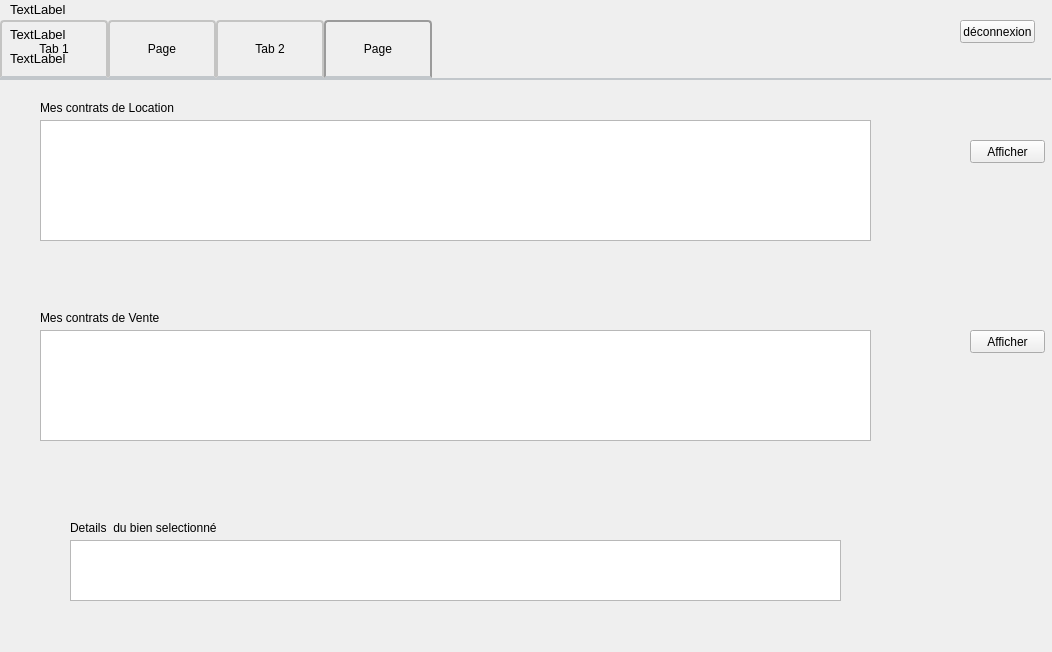
<?xml version="1.0" encoding="UTF-8"?>
<ui version="4.0">
 <class>secondclientwindow</class>
 <widget class="QWidget" name="secondclientwindow">
  <property name="geometry">
   <rect>
    <x>0</x>
    <y>0</y>
    <width>1052</width>
    <height>652</height>
   </rect>
  </property>
  <property name="windowTitle">
   <string>Form</string>
  </property>
  <widget class="QTabWidget" name="ClientTab">
   <property name="geometry">
    <rect>
     <x>0</x>
     <y>20</y>
     <width>1051</width>
     <height>631</height>
    </rect>
   </property>
   <property name="layoutDirection">
    <enum>Qt::LeftToRight</enum>
   </property>
   <property name="styleSheet">
    <string notr="true">QTabWidget::pane { /* The tab widget frame */
    border-top: 2px solid #C2C7CB;
    position: absolute;
    top: -0.5em;
}

QTabWidget::tab-bar {
    alignment: center;
}

/* Style the tab using the tab sub-control. Note that
    it reads QTabBar _not_ QTabWidget */
QTabBar::tab {
    background: qlineargradient(x1: 0, y1: 0, x2: 0, y2: 1,
                                stop: 0 #E1E1E1, stop: 0.4 #DDDDDD,
                                stop: 0.5 #D8D8D8, stop: 1.0 #D3D3D3);
    border: 2px solid #C4C4C3;
    border-bottom-color: #C2C7CB; /* same as the pane color */
    border-top-left-radius: 4px;
    border-top-right-radius: 4px;
    min-width: 8ex;
    padding: 2px;
}

QTabBar::tab:selected, QTabBar::tab:hover {
    background: qlineargradient(x1: 0, y1: 0, x2: 0, y2: 1,
                                stop: 0 #fafafa, stop: 0.4 #f4f4f4,
                                stop: 0.5 #e7e7e7, stop: 1.0 #fafafa);
}

QTabBar::tab:selected {
    border-color: #9B9B9B;
    border-bottom-color: #C2C7CB; /* same as pane color */
}
QTabBar::tab { height: 50px; width: 100px; }</string>
   </property>
   <property name="tabPosition">
    <enum>QTabWidget::North</enum>
   </property>
   <property name="currentIndex">
    <number>3</number>
   </property>
   <widget class="QWidget" name="tab">
    <attribute name="title">
     <string>Tab 1</string>
    </attribute>
    <widget class="QTableWidget" name="ReservationTable">
     <property name="geometry">
      <rect>
       <x>20</x>
       <y>30</y>
       <width>291</width>
       <height>151</height>
      </rect>
     </property>
    </widget>
    <widget class="QLabel" name="testlabel">
     <property name="geometry">
      <rect>
       <x>750</x>
       <y>520</y>
       <width>131</width>
       <height>51</height>
      </rect>
     </property>
     <property name="text">
      <string>TextLabel</string>
     </property>
    </widget>
    <widget class="QPushButton" name="pushButton">
     <property name="geometry">
      <rect>
       <x>300</x>
       <y>190</y>
       <width>111</width>
       <height>23</height>
      </rect>
     </property>
     <property name="text">
      <string>Load Reservation</string>
     </property>
    </widget>
    <widget class="QTableWidget" name="ClientEntrepot">
     <property name="geometry">
      <rect>
       <x>20</x>
       <y>250</y>
       <width>771</width>
       <height>61</height>
      </rect>
     </property>
    </widget>
    <widget class="QTableWidget" name="ClientAppartemet">
     <property name="geometry">
      <rect>
       <x>20</x>
       <y>250</y>
       <width>771</width>
       <height>51</height>
      </rect>
     </property>
    </widget>
    <widget class="QTableWidget" name="ClientTerrain">
     <property name="geometry">
      <rect>
       <x>20</x>
       <y>250</y>
       <width>771</width>
       <height>51</height>
      </rect>
     </property>
    </widget>
    <widget class="QTableWidget" name="ClientMaison">
     <property name="geometry">
      <rect>
       <x>20</x>
       <y>250</y>
       <width>771</width>
       <height>61</height>
      </rect>
     </property>
    </widget>
   </widget>
   <widget class="QWidget" name="tab_3">
    <attribute name="title">
     <string>Page</string>
    </attribute>
    <widget class="QTableWidget" name="bien_table">
     <property name="enabled">
      <bool>true</bool>
     </property>
     <property name="geometry">
      <rect>
       <x>200</x>
       <y>170</y>
       <width>721</width>
       <height>192</height>
      </rect>
     </property>
     <attribute name="verticalHeaderDefaultSectionSize">
      <number>23</number>
     </attribute>
    </widget>
    <widget class="QPushButton" name="pushButton_3">
     <property name="geometry">
      <rect>
       <x>90</x>
       <y>350</y>
       <width>75</width>
       <height>23</height>
      </rect>
     </property>
     <property name="text">
      <string>PushButton</string>
     </property>
    </widget>
    <widget class="QRadioButton" name="radioEntrepot">
     <property name="geometry">
      <rect>
       <x>50</x>
       <y>120</y>
       <width>82</width>
       <height>17</height>
      </rect>
     </property>
     <property name="text">
      <string>Entrepot</string>
     </property>
    </widget>
    <widget class="QRadioButton" name="radioAppartement">
     <property name="geometry">
      <rect>
       <x>50</x>
       <y>150</y>
       <width>82</width>
       <height>17</height>
      </rect>
     </property>
     <property name="text">
      <string>Appartement</string>
     </property>
    </widget>
    <widget class="QRadioButton" name="radioMaison">
     <property name="geometry">
      <rect>
       <x>50</x>
       <y>180</y>
       <width>82</width>
       <height>17</height>
      </rect>
     </property>
     <property name="text">
      <string>Maison</string>
     </property>
    </widget>
    <widget class="QRadioButton" name="radioTerrain">
     <property name="geometry">
      <rect>
       <x>50</x>
       <y>210</y>
       <width>82</width>
       <height>17</height>
      </rect>
     </property>
     <property name="text">
      <string>Terrain</string>
     </property>
    </widget>
    <widget class="QPushButton" name="Reserver_Button">
     <property name="geometry">
      <rect>
       <x>240</x>
       <y>110</y>
       <width>75</width>
       <height>23</height>
      </rect>
     </property>
     <property name="text">
      <string>Reserver</string>
     </property>
    </widget>
    <widget class="QCheckBox" name="checkBox">
     <property name="geometry">
      <rect>
       <x>50</x>
       <y>250</y>
       <width>70</width>
       <height>17</height>
      </rect>
     </property>
     <property name="text">
      <string>Location</string>
     </property>
    </widget>
    <widget class="QCheckBox" name="checkBox_2">
     <property name="geometry">
      <rect>
       <x>50</x>
       <y>280</y>
       <width>70</width>
       <height>17</height>
      </rect>
     </property>
     <property name="text">
      <string>Vente</string>
     </property>
    </widget>
    <widget class="QLabel" name="label_13">
     <property name="geometry">
      <rect>
       <x>260</x>
       <y>120</y>
       <width>521</width>
       <height>71</height>
      </rect>
     </property>
     <property name="text">
      <string>Pour passer votre reservation veuillez selectionner votre bien souhaié puis cliquez sur le bouton&quot;RESERVER&quot;</string>
     </property>
    </widget>
   </widget>
   <widget class="QWidget" name="tab_2">
    <attribute name="title">
     <string>Tab 2</string>
    </attribute>
    <widget class="QPushButton" name="Proposer">
     <property name="geometry">
      <rect>
       <x>580</x>
       <y>310</y>
       <width>75</width>
       <height>23</height>
      </rect>
     </property>
     <property name="text">
      <string>Proposer</string>
     </property>
    </widget>
    <widget class="QComboBox" name="comboBox">
     <property name="geometry">
      <rect>
       <x>40</x>
       <y>60</y>
       <width>69</width>
       <height>22</height>
      </rect>
     </property>
     <item>
      <property name="text">
       <string>Type</string>
      </property>
     </item>
     <item>
      <property name="text">
       <string>Maison</string>
      </property>
     </item>
     <item>
      <property name="text">
       <string>Appartement</string>
      </property>
     </item>
     <item>
      <property name="text">
       <string>Entrepot</string>
      </property>
     </item>
     <item>
      <property name="text">
       <string>Terrain</string>
      </property>
     </item>
    </widget>
    <widget class="QRadioButton" name="radioButton">
     <property name="geometry">
      <rect>
       <x>40</x>
       <y>130</y>
       <width>82</width>
       <height>17</height>
      </rect>
     </property>
     <property name="text">
      <string>Location</string>
     </property>
    </widget>
    <widget class="QRadioButton" name="radioButton_2">
     <property name="geometry">
      <rect>
       <x>40</x>
       <y>160</y>
       <width>82</width>
       <height>17</height>
      </rect>
     </property>
     <property name="text">
      <string>Vente</string>
     </property>
    </widget>
    <widget class="QFrame" name="BienFrame">
     <property name="geometry">
      <rect>
       <x>150</x>
       <y>30</y>
       <width>211</width>
       <height>201</height>
      </rect>
     </property>
     <property name="frameShape">
      <enum>QFrame::StyledPanel</enum>
     </property>
     <property name="frameShadow">
      <enum>QFrame::Raised</enum>
     </property>
     <widget class="QLineEdit" name="Bien_Superficie">
      <property name="geometry">
       <rect>
        <x>70</x>
        <y>20</y>
        <width>113</width>
        <height>20</height>
       </rect>
      </property>
     </widget>
     <widget class="QLineEdit" name="Bien_Valeur">
      <property name="geometry">
       <rect>
        <x>70</x>
        <y>60</y>
        <width>113</width>
        <height>20</height>
       </rect>
      </property>
     </widget>
     <widget class="QLineEdit" name="Bien_Adresse3">
      <property name="geometry">
       <rect>
        <x>70</x>
        <y>160</y>
        <width>101</width>
        <height>20</height>
       </rect>
      </property>
     </widget>
     <widget class="QLabel" name="label_2">
      <property name="geometry">
       <rect>
        <x>20</x>
        <y>20</y>
        <width>47</width>
        <height>13</height>
       </rect>
      </property>
      <property name="text">
       <string>Superficie</string>
      </property>
     </widget>
     <widget class="QLabel" name="label_3">
      <property name="geometry">
       <rect>
        <x>20</x>
        <y>60</y>
        <width>47</width>
        <height>13</height>
       </rect>
      </property>
      <property name="text">
       <string>Valeur</string>
      </property>
     </widget>
     <widget class="QLabel" name="label_4">
      <property name="geometry">
       <rect>
        <x>20</x>
        <y>100</y>
        <width>47</width>
        <height>13</height>
       </rect>
      </property>
      <property name="text">
       <string>Adresse</string>
      </property>
     </widget>
     <widget class="QLineEdit" name="Bien_Adresse1">
      <property name="geometry">
       <rect>
        <x>70</x>
        <y>100</y>
        <width>41</width>
        <height>20</height>
       </rect>
      </property>
     </widget>
     <widget class="QLineEdit" name="Bien_Adresse2">
      <property name="geometry">
       <rect>
        <x>70</x>
        <y>130</y>
        <width>71</width>
        <height>20</height>
       </rect>
      </property>
     </widget>
    </widget>
    <widget class="QFrame" name="MaisontFrame">
     <property name="geometry">
      <rect>
       <x>150</x>
       <y>240</y>
       <width>201</width>
       <height>71</height>
      </rect>
     </property>
     <property name="frameShape">
      <enum>QFrame::StyledPanel</enum>
     </property>
     <property name="frameShadow">
      <enum>QFrame::Raised</enum>
     </property>
     <widget class="QLabel" name="label_6">
      <property name="geometry">
       <rect>
        <x>0</x>
        <y>40</y>
        <width>61</width>
        <height>20</height>
       </rect>
      </property>
      <property name="text">
       <string>nb chambre</string>
      </property>
     </widget>
     <widget class="QLineEdit" name="M_Nb_Chambre">
      <property name="geometry">
       <rect>
        <x>60</x>
        <y>40</y>
        <width>111</width>
        <height>20</height>
       </rect>
      </property>
     </widget>
     <widget class="QLineEdit" name="M_Nb_Etage">
      <property name="geometry">
       <rect>
        <x>60</x>
        <y>10</y>
        <width>113</width>
        <height>20</height>
       </rect>
      </property>
     </widget>
     <widget class="QLabel" name="label_5">
      <property name="geometry">
       <rect>
        <x>0</x>
        <y>10</y>
        <width>47</width>
        <height>13</height>
       </rect>
      </property>
      <property name="text">
       <string>nb etage</string>
      </property>
     </widget>
    </widget>
    <widget class="QFrame" name="AppartemetFrame">
     <property name="geometry">
      <rect>
       <x>370</x>
       <y>10</y>
       <width>211</width>
       <height>171</height>
      </rect>
     </property>
     <property name="frameShape">
      <enum>QFrame::StyledPanel</enum>
     </property>
     <property name="frameShadow">
      <enum>QFrame::Raised</enum>
     </property>
     <widget class="QLineEdit" name="A_Etage">
      <property name="geometry">
       <rect>
        <x>70</x>
        <y>70</y>
        <width>120</width>
        <height>20</height>
       </rect>
      </property>
     </widget>
     <widget class="QLineEdit" name="A_Immeuble">
      <property name="geometry">
       <rect>
        <x>70</x>
        <y>40</y>
        <width>120</width>
        <height>20</height>
       </rect>
      </property>
     </widget>
     <widget class="QLabel" name="label_10">
      <property name="geometry">
       <rect>
        <x>0</x>
        <y>40</y>
        <width>47</width>
        <height>13</height>
       </rect>
      </property>
      <property name="text">
       <string>Immeuble</string>
      </property>
     </widget>
     <widget class="QLineEdit" name="A_Nb_Chamnre">
      <property name="geometry">
       <rect>
        <x>70</x>
        <y>110</y>
        <width>121</width>
        <height>20</height>
       </rect>
      </property>
     </widget>
     <widget class="QLabel" name="label_11">
      <property name="geometry">
       <rect>
        <x>0</x>
        <y>63</y>
        <width>47</width>
        <height>20</height>
       </rect>
      </property>
      <property name="text">
       <string>Etage</string>
      </property>
     </widget>
     <widget class="QLabel" name="label_12">
      <property name="geometry">
       <rect>
        <x>0</x>
        <y>110</y>
        <width>61</width>
        <height>20</height>
       </rect>
      </property>
      <property name="text">
       <string>NB  chambre</string>
      </property>
     </widget>
    </widget>
    <widget class="QFrame" name="Entrepotframe">
     <property name="geometry">
      <rect>
       <x>370</x>
       <y>170</y>
       <width>191</width>
       <height>61</height>
      </rect>
     </property>
     <property name="frameShape">
      <enum>QFrame::StyledPanel</enum>
     </property>
     <property name="frameShadow">
      <enum>QFrame::Raised</enum>
     </property>
     <widget class="QLabel" name="label">
      <property name="geometry">
       <rect>
        <x>10</x>
        <y>10</y>
        <width>47</width>
        <height>13</height>
       </rect>
      </property>
      <property name="text">
       <string>Utilisation</string>
      </property>
     </widget>
     <widget class="QComboBox" name="E_Combo">
      <property name="geometry">
       <rect>
        <x>70</x>
        <y>10</y>
        <width>121</width>
        <height>22</height>
       </rect>
      </property>
      <item>
       <property name="text">
        <string>frigorifique</string>
       </property>
      </item>
      <item>
       <property name="text">
        <string>logistique</string>
       </property>
      </item>
     </widget>
    </widget>
    <widget class="QTableWidget" name="PropositionTable">
     <property name="geometry">
      <rect>
       <x>600</x>
       <y>110</y>
       <width>401</width>
       <height>151</height>
      </rect>
     </property>
    </widget>
    <widget class="QFrame" name="TerrainFrame">
     <property name="geometry">
      <rect>
       <x>360</x>
       <y>260</y>
       <width>231</width>
       <height>91</height>
      </rect>
     </property>
     <property name="frameShape">
      <enum>QFrame::StyledPanel</enum>
     </property>
     <property name="frameShadow">
      <enum>QFrame::Raised</enum>
     </property>
     <widget class="QLabel" name="label_7">
      <property name="geometry">
       <rect>
        <x>10</x>
        <y>30</y>
        <width>47</width>
        <height>13</height>
       </rect>
      </property>
      <property name="text">
       <string>Nature</string>
      </property>
     </widget>
     <widget class="QLabel" name="label_8">
      <property name="geometry">
       <rect>
        <x>10</x>
        <y>60</y>
        <width>61</width>
        <height>20</height>
       </rect>
      </property>
      <property name="text">
       <string>Etat_terr</string>
      </property>
     </widget>
     <widget class="QLineEdit" name="T_Num_Inscri">
      <property name="geometry">
       <rect>
        <x>70</x>
        <y>0</y>
        <width>111</width>
        <height>20</height>
       </rect>
      </property>
     </widget>
     <widget class="QLabel" name="label_9">
      <property name="geometry">
       <rect>
        <x>10</x>
        <y>0</y>
        <width>47</width>
        <height>13</height>
       </rect>
      </property>
      <property name="text">
       <string>Num isncri</string>
      </property>
     </widget>
     <widget class="QComboBox" name="T_Comb_Nature">
      <property name="geometry">
       <rect>
        <x>70</x>
        <y>30</y>
        <width>111</width>
        <height>22</height>
       </rect>
      </property>
      <item>
       <property name="text">
        <string>constructible</string>
       </property>
      </item>
      <item>
       <property name="text">
        <string>agricole</string>
       </property>
      </item>
     </widget>
     <widget class="QComboBox" name="T_Combo_Etat">
      <property name="geometry">
       <rect>
        <x>70</x>
        <y>60</y>
        <width>111</width>
        <height>22</height>
       </rect>
      </property>
      <item>
       <property name="text">
        <string>titré</string>
       </property>
      </item>
      <item>
       <property name="text">
        <string>non titré</string>
       </property>
      </item>
     </widget>
    </widget>
    <widget class="QTableWidget" name="ClientTerrain_2">
     <property name="geometry">
      <rect>
       <x>140</x>
       <y>350</y>
       <width>771</width>
       <height>61</height>
      </rect>
     </property>
    </widget>
    <widget class="QTableWidget" name="ClientEntrepot_2">
     <property name="geometry">
      <rect>
       <x>140</x>
       <y>350</y>
       <width>771</width>
       <height>61</height>
      </rect>
     </property>
    </widget>
    <widget class="QTableWidget" name="ClientMaison_2">
     <property name="geometry">
      <rect>
       <x>140</x>
       <y>350</y>
       <width>771</width>
       <height>61</height>
      </rect>
     </property>
    </widget>
    <widget class="QTableWidget" name="ClientAppartemet_2">
     <property name="geometry">
      <rect>
       <x>140</x>
       <y>350</y>
       <width>771</width>
       <height>61</height>
      </rect>
     </property>
    </widget>
    <widget class="QPushButton" name="LoadProposition">
     <property name="geometry">
      <rect>
       <x>810</x>
       <y>290</y>
       <width>111</width>
       <height>23</height>
      </rect>
     </property>
     <property name="text">
      <string>Mes propositions</string>
     </property>
    </widget>
    <widget class="QPushButton" name="pushButton_2">
     <property name="geometry">
      <rect>
       <x>940</x>
       <y>-40</y>
       <width>75</width>
       <height>23</height>
      </rect>
     </property>
     <property name="text">
      <string>déconnexion</string>
     </property>
    </widget>
    <zorder>MaisontFrame</zorder>
    <zorder>Proposer</zorder>
    <zorder>comboBox</zorder>
    <zorder>radioButton</zorder>
    <zorder>radioButton_2</zorder>
    <zorder>BienFrame</zorder>
    <zorder>AppartemetFrame</zorder>
    <zorder>Entrepotframe</zorder>
    <zorder>PropositionTable</zorder>
    <zorder>TerrainFrame</zorder>
    <zorder>ClientTerrain_2</zorder>
    <zorder>ClientEntrepot_2</zorder>
    <zorder>ClientMaison_2</zorder>
    <zorder>ClientAppartemet_2</zorder>
    <zorder>LoadProposition</zorder>
    <zorder>pushButton_2</zorder>
   </widget>
   <widget class="QWidget" name="tab_4">
    <attribute name="title">
     <string>Page</string>
    </attribute>
    <widget class="QTableWidget" name="ClientTerrain_3">
     <property name="geometry">
      <rect>
       <x>70</x>
       <y>460</y>
       <width>771</width>
       <height>61</height>
      </rect>
     </property>
    </widget>
    <widget class="QTableWidget" name="ClientAppartemet_3">
     <property name="geometry">
      <rect>
       <x>70</x>
       <y>460</y>
       <width>771</width>
       <height>61</height>
      </rect>
     </property>
    </widget>
    <widget class="QPushButton" name="loadContratLoc">
     <property name="geometry">
      <rect>
       <x>970</x>
       <y>60</y>
       <width>75</width>
       <height>23</height>
      </rect>
     </property>
     <property name="text">
      <string>Afficher</string>
     </property>
    </widget>
    <widget class="QTableWidget" name="LocationTable">
     <property name="geometry">
      <rect>
       <x>40</x>
       <y>40</y>
       <width>831</width>
       <height>121</height>
      </rect>
     </property>
    </widget>
    <widget class="QTableWidget" name="VenteTable">
     <property name="geometry">
      <rect>
       <x>40</x>
       <y>250</y>
       <width>831</width>
       <height>111</height>
      </rect>
     </property>
    </widget>
    <widget class="QTableWidget" name="ClientMaison_3">
     <property name="geometry">
      <rect>
       <x>70</x>
       <y>460</y>
       <width>771</width>
       <height>61</height>
      </rect>
     </property>
    </widget>
    <widget class="QPushButton" name="LoadContratVente">
     <property name="geometry">
      <rect>
       <x>970</x>
       <y>250</y>
       <width>75</width>
       <height>23</height>
      </rect>
     </property>
     <property name="text">
      <string>Afficher</string>
     </property>
    </widget>
    <widget class="QTableWidget" name="ClientEntrepot_3">
     <property name="geometry">
      <rect>
       <x>70</x>
       <y>460</y>
       <width>771</width>
       <height>61</height>
      </rect>
     </property>
    </widget>
    <widget class="QLabel" name="label_14">
     <property name="geometry">
      <rect>
       <x>40</x>
       <y>230</y>
       <width>351</width>
       <height>16</height>
      </rect>
     </property>
     <property name="text">
      <string>Mes contrats de Vente</string>
     </property>
    </widget>
    <widget class="QLabel" name="label_15">
     <property name="geometry">
      <rect>
       <x>40</x>
       <y>20</y>
       <width>251</width>
       <height>16</height>
      </rect>
     </property>
     <property name="text">
      <string>Mes contrats de Location</string>
     </property>
    </widget>
    <widget class="QLabel" name="label_16">
     <property name="geometry">
      <rect>
       <x>70</x>
       <y>440</y>
       <width>151</width>
       <height>16</height>
      </rect>
     </property>
     <property name="text">
      <string>Details  du bien selectionné</string>
     </property>
    </widget>
   </widget>
  </widget>
  <widget class="Line" name="line_4">
   <property name="geometry">
    <rect>
     <x>750</x>
     <y>-10</y>
     <width>161</width>
     <height>16</height>
    </rect>
   </property>
   <property name="orientation">
    <enum>Qt::Horizontal</enum>
   </property>
  </widget>
  <widget class="QPushButton" name="pushButton_4">
   <property name="geometry">
    <rect>
     <x>960</x>
     <y>20</y>
     <width>75</width>
     <height>23</height>
    </rect>
   </property>
   <property name="text">
    <string>déconnexion</string>
   </property>
  </widget>
  <widget class="QWidget" name="layoutWidget">
   <property name="geometry">
    <rect>
     <x>10</x>
     <y>0</y>
     <width>171</width>
     <height>68</height>
    </rect>
   </property>
   <layout class="QVBoxLayout" name="verticalLayout">
    <item>
     <widget class="QLabel" name="nom_label">
      <property name="font">
       <font>
        <family>Arial</family>
        <pointsize>10</pointsize>
       </font>
      </property>
      <property name="text">
       <string>TextLabel</string>
      </property>
     </widget>
    </item>
    <item>
     <widget class="QLabel" name="prenom_label">
      <property name="font">
       <font>
        <family>Arial</family>
        <pointsize>10</pointsize>
       </font>
      </property>
      <property name="text">
       <string>TextLabel</string>
      </property>
     </widget>
    </item>
    <item>
     <widget class="QLabel" name="email_label">
      <property name="font">
       <font>
        <family>Arial</family>
        <pointsize>10</pointsize>
       </font>
      </property>
      <property name="text">
       <string>TextLabel</string>
      </property>
     </widget>
    </item>
   </layout>
  </widget>
 </widget>
 <resources/>
 <connections/>
</ui>
